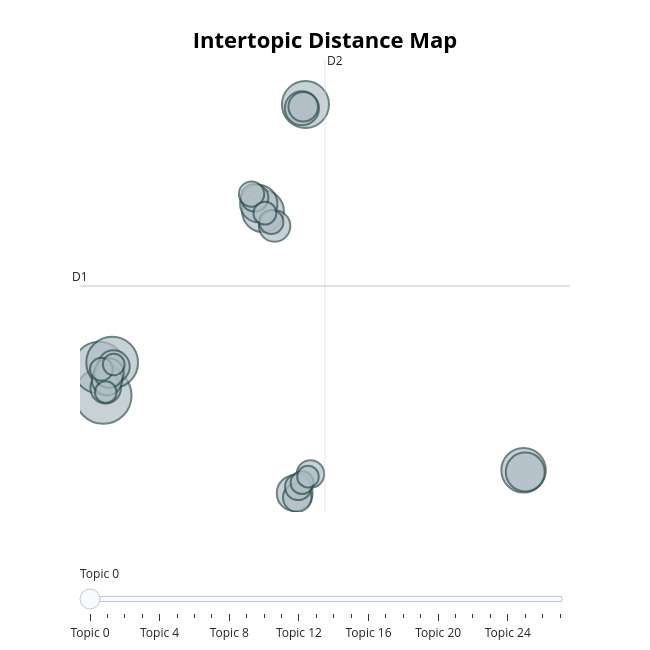

Notebook code for this chart:
### Markdown cell above
## 12. Interaktive BERTopic-Visualisierungen

Die folgenden Visualisierungen sind besonders nützlich:
- **Topic map**: räumliche Nähe zwischen Topics
- **Barchart**: wichtigste Wörter pro Topic
- **Hierarchy**: Themen-Hierarchie
- **Heatmap**: Ähnlichkeit zwischen Topics

In Jupyter werden sie interaktiv angezeigt. Zusätzlich speichern wir sie als HTML.

### Code cell
fig_topics = topic_model.visualize_topics()
fig_topics

### Figure 1 — Plotly figure (JSON) as saved in the notebook; plotly's stock layout.template omitted (floating-point values rounded to 4 significant figures)
{"data": [{"customdata": [[0, "ualetudo | Tullia | cura ualeo | Situlum | certior facio", 55], [1, "commendatio | amicitia | necessitudo | patronus | maior modus", 46], [2, "consolatio | fortuna | consolor | exitus | leuo", 46], [3, "dies Kalendae | Crassus | reduco | comitia | mandatum", 38], [4, "Brutus Cassius | Buthrotum | Hirtius | Buthrotiae | Tusculanum", 34], [5, "rex | Cilicia | Cappadocia | Parthi | copia", 30], [6, "Uarro | Lucullus | Catulus | describo | librarius", 26], [7, "Dolabella | pax | populus Romanus | ciuitas | Romanus", 24], [8, "Thessalonica | luctus | dies kendae | Epirus | Terentia", 22], [9, "Dolabella | nauis | classis | Asia | Gabinius", 20], [10, "fortuna | publicanus | Asia | natura | memoria", 18], [11, "Silius | uendo | Rhodos | mancipium | Aledius", 17], [12, "Plancus | Atticus | senatus consulto | consulto | depono", 16], [13, "municeps | Dolabella | perpetuus | necessitudo | municipium", 16], [14, "Capua | copia | Domitius | Brundisium | Uettius", 15], [15, "societas | gratulor | actio | orno | socius", 15], [16, "legio | cohors | equitatus | eques | Lepidus", 14], [17, "iudex | clamor | liberi | pax | poema", 13], [18, "medicus | edicto | soror | Scaptius | Lepta", 13], [19, "Scaptius | Milo | Salaminii | Dicaearchus | syngrapha", 12], [20, "kendae Ian | Piraeus | Ian | oppidum | frequens", 11], [21, "Tiro | libertus | Seruius | Ualerius | libertus mitto", 10], [22, "facio Caesar | Marius | Balbus | risus | interpello", 9], [23, "Milus | Clodius | hora | campus | Aulus dies", 9], [24, "commendatio | Mescinius | petitio | probitas | commendatio facio", 9], [25, "turpis | res uerbum | praesum | Dolabella | mulier", 8], [26, "scribendus | adiuro | credo facio | hortus | leuo", 8], [27, "Sicca | gero gero | mysterium | Postumia | res uenio", 8]], "hovertemplate": "<b>Topic %{customdata[0]}</b><br>%{customdata[1]}<br>Size: %{customdata[2]}", "legendgroup": "", "marker": {"color": "#B0BEC5", "line": {"color": "DarkSlateGrey", "width": 2}, "size": [55, 46, 46, 38, 34, 30, 26, 24, 22, 20, 18, 17, 16, 16, 15, 15, 14, 13, 13, 12, 11, 10, 9, 9, 9, 8, 8, 8], "sizemode": "area", "sizeref": 0.03438, "symbol": "circle"}, "mode": "markers", "name": "", "orientation": "v", "showlegend": false, "type": "scatter", "x": [-8.635, -8.921, -8.011, 5.494, 20.74, 2.53, 20.85, 2.232, 4.742, 5.249, -7.915, 3.339, -8.467, -8.37, 5.339, -8.239, 4.925, 1.943, 5.846, 4.99, 1.727, 3.109, 2.662, 5.256, -8.766, 5.672, -7.902, -8.459], "xaxis": "x", "y": [0.3742, 2.212, 2.549, 19.58, -4.564, 12.54, -4.678, 13.04, -6.079, 19.33, 2.283, 11.56, 0.8501, 1.389, 19.42, 1.853, -6.364, 13.42, -4.812, -5.66, 13.67, 11.82, 12.41, -5.381, 2.104, -4.985, 2.417, 0.5922], "yaxis": "y"}], "layout": {"annotations": [{"showarrow": false, "text": "D1", "x": -10.26, "y": 7.599, "yshift": 10}, {"showarrow": false, "text": "D2", "x": 6.861, "xshift": 10, "y": 22.52}], "height": 650, "hoverlabel": {"bgcolor": "white", "font": {"family": "Rockwell", "size": 16}}, "legend": {"itemsizing": "constant", "tracegroupgap": 0}, "margin": {"t": 60}, "shapes": [{"line": {"color": "#CFD8DC", "width": 2}, "type": "line", "x0": 6.861, "x1": 6.861, "y0": -7.318, "y1": 22.52}, {"line": {"color": "#9E9E9E", "width": 2}, "type": "line", "x0": -10.26, "x1": 23.98, "y0": 7.599, "y1": 7.599}], "sliders": [{"active": 0, "pad": {"t": 50}, "steps": [{"args": [{"marker.color": [["red", "#B0BEC5", "#B0BEC5", "#B0BEC5", "#B0BEC5", "#B0BEC5", "#B0BEC5", "#B0BEC5", "#B0BEC5", "#B0BEC5", "#B0BEC5", "#B0BEC5", "#B0BEC5", "#B0BEC5", "#B0BEC5", "#B0BEC5", "#B0BEC5", "#B0BEC5", "#B0BEC5", "#B0BEC5", "#B0BEC5", "#B0BEC5", "#B0BEC5", "#B0BEC5", "#B0BEC5", "#B0BEC5", "#B0BEC5", "#B0BEC5"]]}], "label": "Topic 0", "method": "update"}, {"args": [{"marker.color": [["#B0BEC5", "red", "#B0BEC5", "#B0BEC5", "#B0BEC5", "#B0BEC5", "#B0BEC5", "#B0BEC5", "#B0BEC5", "#B0BEC5", "#B0BEC5", "#B0BEC5", "#B0BEC5", "#B0BEC5", "#B0BEC5", "#B0BEC5", "#B0BEC5", "#B0BEC5", "#B0BEC5", "#B0BEC5", "#B0BEC5", "#B0BEC5", "#B0BEC5", "#B0BEC5", "#B0BEC5", "#B0BEC5", "#B0BEC5", "#B0BEC5"]]}], "label": "Topic 1", "method": "update"}, {"args": [{"marker.color": [["#B0BEC5", "#B0BEC5", "red", "#B0BEC5", "#B0BEC5", "#B0BEC5", "#B0BEC5", "#B0BEC5", "#B0BEC5", "#B0BEC5", "#B0BEC5", "#B0BEC5", "#B0BEC5", "#B0BEC5", "#B0BEC5", "#B0BEC5", "#B0BEC5", "#B0BEC5", "#B0BEC5", "#B0BEC5", "#B0BEC5", "#B0BEC5", "#B0BEC5", "#B0BEC5", "#B0BEC5", "#B0BEC5", "#B0BEC5", "#B0BEC5"]]}], "label": "Topic 2", "method": "update"}, {"args": [{"marker.color": [["#B0BEC5", "#B0BEC5", "#B0BEC5", "red", "#B0BEC5", "#B0BEC5", "#B0BEC5", "#B0BEC5", "#B0BEC5", "#B0BEC5", "#B0BEC5", "#B0BEC5", "#B0BEC5", "#B0BEC5", "#B0BEC5", "#B0BEC5", "#B0BEC5", "#B0BEC5", "#B0BEC5", "#B0BEC5", "#B0BEC5", "#B0BEC5", "#B0BEC5", "#B0BEC5", "#B0BEC5", "#B0BEC5", "#B0BEC5", "#B0BEC5"]]}], "label": "Topic 3", "method": "update"}, {"args": [{"marker.color": [["#B0BEC5", "#B0BEC5", "#B0BEC5", "#B0BEC5", "red", "#B0BEC5", "#B0BEC5", "#B0BEC5", "#B0BEC5", "#B0BEC5", "#B0BEC5", "#B0BEC5", "#B0BEC5", "#B0BEC5", "#B0BEC5", "#B0BEC5", "#B0BEC5", "#B0BEC5", "#B0BEC5", "#B0BEC5", "#B0BEC5", "#B0BEC5", "#B0BEC5", "#B0BEC5", "#B0BEC5", "#B0BEC5", "#B0BEC5", "#B0BEC5"]]}], "label": "Topic 4", "method": "update"}, {"args": [{"marker.color": [["#B0BEC5", "#B0BEC5", "#B0BEC5", "#B0BEC5", "#B0BEC5", "red", "#B0BEC5", "#B0BEC5", "#B0BEC5", "#B0BEC5", "#B0BEC5", "#B0BEC5", "#B0BEC5", "#B0BEC5", "#B0BEC5", "#B0BEC5", "#B0BEC5", "#B0BEC5", "#B0BEC5", "#B0BEC5", "#B0BEC5", "#B0BEC5", "#B0BEC5", "#B0BEC5", "#B0BEC5", "#B0BEC5", "#B0BEC5", "#B0BEC5"]]}], "label": "Topic 5", "method": "update"}, {"args": [{"marker.color": [["#B0BEC5", "#B0BEC5", "#B0BEC5", "#B0BEC5", "#B0BEC5", "#B0BEC5", "red", "#B0BEC5", "#B0BEC5", "#B0BEC5", "#B0BEC5", "#B0BEC5", "#B0BEC5", "#B0BEC5", "#B0BEC5", "#B0BEC5", "#B0BEC5", "#B0BEC5", "#B0BEC5", "#B0BEC5", "#B0BEC5", "#B0BEC5", "#B0BEC5", "#B0BEC5", "#B0BEC5", "#B0BEC5", "#B0BEC5", "#B0BEC5"]]}], "label": "Topic 6", "method": "update"}, {"args": [{"marker.color": [["#B0BEC5", "#B0BEC5", "#B0BEC5", "#B0BEC5", "#B0BEC5", "#B0BEC5", "#B0BEC5", "red", "#B0BEC5", "#B0BEC5", "#B0BEC5", "#B0BEC5", "#B0BEC5", "#B0BEC5", "#B0BEC5", "#B0BEC5", "#B0BEC5", "#B0BEC5", "#B0BEC5", "#B0BEC5", "#B0BEC5", "#B0BEC5", "#B0BEC5", "#B0BEC5", "#B0BEC5", "#B0BEC5", "#B0BEC5", "#B0BEC5"]]}], "label": "Topic 7", "method": "update"}, {"args": [{"marker.color": [["#B0BEC5", "#B0BEC5", "#B0BEC5", "#B0BEC5", "#B0BEC5", "#B0BEC5", "#B0BEC5", "#B0BEC5", "red", "#B0BEC5", "#B0BEC5", "#B0BEC5", "#B0BEC5", "#B0BEC5", "#B0BEC5", "#B0BEC5", "#B0BEC5", "#B0BEC5", "#B0BEC5", "#B0BEC5", "#B0BEC5", "#B0BEC5", "#B0BEC5", "#B0BEC5", "#B0BEC5", "#B0BEC5", "#B0BEC5", "#B0BEC5"]]}], "label": "Topic 8", "method": "update"}, {"args": [{"marker.color": [["#B0BEC5", "#B0BEC5", "#B0BEC5", "#B0BEC5", "#B0BEC5", "#B0BEC5", "#B0BEC5", "#B0BEC5", "#B0BEC5", "red", "#B0BEC5", "#B0BEC5", "#B0BEC5", "#B0BEC5", "#B0BEC5", "#B0BEC5", "#B0BEC5", "#B0BEC5", "#B0BEC5", "#B0BEC5", "#B0BEC5", "#B0BEC5", "#B0BEC5", "#B0BEC5", "#B0BEC5", "#B0BEC5", "#B0BEC5", "#B0BEC5"]]}], "label": "Topic 9", "method": "update"}, {"args": [{"marker.color": [["#B0BEC5", "#B0BEC5", "#B0BEC5", "#B0BEC5", "#B0BEC5", "#B0BEC5", "#B0BEC5", "#B0BEC5", "#B0BEC5", "#B0BEC5", "red", "#B0BEC5", "#B0BEC5", "#B0BEC5", "#B0BEC5", "#B0BEC5", "#B0BEC5", "#B0BEC5", "#B0BEC5", "#B0BEC5", "#B0BEC5", "#B0BEC5", "#B0BEC5", "#B0BEC5", "#B0BEC5", "#B0BEC5", "#B0BEC5", "#B0BEC5"]]}], "label": "Topic 10", "method": "update"}, {"args": [{"marker.color": [["#B0BEC5", "#B0BEC5", "#B0BEC5", "#B0BEC5", "#B0BEC5", "#B0BEC5", "#B0BEC5", "#B0BEC5", "#B0BEC5", "#B0BEC5", "#B0BEC5", "red", "#B0BEC5", "#B0BEC5", "#B0BEC5", "#B0BEC5", "#B0BEC5", "#B0BEC5", "#B0BEC5", "#B0BEC5", "#B0BEC5", "#B0BEC5", "#B0BEC5", "#B0BEC5", "#B0BEC5", "#B0BEC5", "#B0BEC5", "#B0BEC5"]]}], "label": "Topic 11", "method": "update"}, {"args": [{"marker.color": [["#B0BEC5", "#B0BEC5", "#B0BEC5", "#B0BEC5", "#B0BEC5", "#B0BEC5", "#B0BEC5", "#B0BEC5", "#B0BEC5", "#B0BEC5", "#B0BEC5", "#B0BEC5", "red", "#B0BEC5", "#B0BEC5", "#B0BEC5", "#B0BEC5", "#B0BEC5", "#B0BEC5", "#B0BEC5", "#B0BEC5", "#B0BEC5", "#B0BEC5", "#B0BEC5", "#B0BEC5", "#B0BEC5", "#B0BEC5", "#B0BEC5"]]}], "label": "Topic 12", "method": "update"}, {"args": [{"marker.color": [["#B0BEC5", "#B0BEC5", "#B0BEC5", "#B0BEC5", "#B0BEC5", "#B0BEC5", "#B0BEC5", "#B0BEC5", "#B0BEC5", "#B0BEC5", "#B0BEC5", "#B0BEC5", "#B0BEC5", "red", "#B0BEC5", "#B0BEC5", "#B0BEC5", "#B0BEC5", "#B0BEC5", "#B0BEC5", "#B0BEC5", "#B0BEC5", "#B0BEC5", "#B0BEC5", "#B0BEC5", "#B0BEC5", "#B0BEC5", "#B0BEC5"]]}], "label": "Topic 13", "method": "update"}, {"args": [{"marker.color": [["#B0BEC5", "#B0BEC5", "#B0BEC5", "#B0BEC5", "#B0BEC5", "#B0BEC5", "#B0BEC5", "#B0BEC5", "#B0BEC5", "#B0BEC5", "#B0BEC5", "#B0BEC5", "#B0BEC5", "#B0BEC5", "red", "#B0BEC5", "#B0BEC5", "#B0BEC5", "#B0BEC5", "#B0BEC5", "#B0BEC5", "#B0BEC5", "#B0BEC5", "#B0BEC5", "#B0BEC5", "#B0BEC5", "#B0BEC5", "#B0BEC5"]]}], "label": "Topic 14", "method": "update"}, {"args": [{"marker.color": [["#B0BEC5", "#B0BEC5", "#B0BEC5", "#B0BEC5", "#B0BEC5", "#B0BEC5", "#B0BEC5", "#B0BEC5", "#B0BEC5", "#B0BEC5", "#B0BEC5", "#B0BEC5", "#B0BEC5", "#B0BEC5", "#B0BEC5", "red", "#B0BEC5", "#B0BEC5", "#B0BEC5", "#B0BEC5", "#B0BEC5", "#B0BEC5", "#B0BEC5", "#B0BEC5", "#B0BEC5", "#B0BEC5", "#B0BEC5", "#B0BEC5"]]}], "label": "Topic 15", "method": "update"}, {"args": [{"marker.color": [["#B0BEC5", "#B0BEC5", "#B0BEC5", "#B0BEC5", "#B0BEC5", "#B0BEC5", "#B0BEC5", "#B0BEC5", "#B0BEC5", "#B0BEC5", "#B0BEC5", "#B0BEC5", "#B0BEC5", "#B0BEC5", "#B0BEC5", "#B0BEC5", "red", "#B0BEC5", "#B0BEC5", "#B0BEC5", "#B0BEC5", "#B0BEC5", "#B0BEC5", "#B0BEC5", "#B0BEC5", "#B0BEC5", "#B0BEC5", "#B0BEC5"]]}], "label": "Topic 16", "method": "update"}, {"args": [{"marker.color": [["#B0BEC5", "#B0BEC5", "#B0BEC5", "#B0BEC5", "#B0BEC5", "#B0BEC5", "#B0BEC5", "#B0BEC5", "#B0BEC5", "#B0BEC5", "#B0BEC5", "#B0BEC5", "#B0BEC5", "#B0BEC5", "#B0BEC5", "#B0BEC5", "#B0BEC5", "red", "#B0BEC5", "#B0BEC5", "#B0BEC5", "#B0BEC5", "#B0BEC5", "#B0BEC5", "#B0BEC5", "#B0BEC5", "#B0BEC5", "#B0BEC5"]]}], "label": "Topic 17", "method": "update"}, {"args": [{"marker.color": [["#B0BEC5", "#B0BEC5", "#B0BEC5", "#B0BEC5", "#B0BEC5", "#B0BEC5", "#B0BEC5", "#B0BEC5", "#B0BEC5", "#B0BEC5", "#B0BEC5", "#B0BEC5", "#B0BEC5", "#B0BEC5", "#B0BEC5", "#B0BEC5", "#B0BEC5", "#B0BEC5", "red", "#B0BEC5", "#B0BEC5", "#B0BEC5", "#B0BEC5", "#B0BEC5", "#B0BEC5", "#B0BEC5", "#B0BEC5", "#B0BEC5"]]}], "label": "Topic 18", "method": "update"}, {"args": [{"marker.color": [["#B0BEC5", "#B0BEC5", "#B0BEC5", "#B0BEC5", "#B0BEC5", "#B0BEC5", "#B0BEC5", "#B0BEC5", "#B0BEC5", "#B0BEC5", "#B0BEC5", "#B0BEC5", "#B0BEC5", "#B0BEC5", "#B0BEC5", "#B0BEC5", "#B0BEC5", "#B0BEC5", "#B0BEC5", "red", "#B0BEC5", "#B0BEC5", "#B0BEC5", "#B0BEC5", "#B0BEC5", "#B0BEC5", "#B0BEC5", "#B0BEC5"]]}], "label": "Topic 19", "method": "update"}, {"args": [{"marker.color": [["#B0BEC5", "#B0BEC5", "#B0BEC5", "#B0BEC5", "#B0BEC5", "#B0BEC5", "#B0BEC5", "#B0BEC5", "#B0BEC5", "#B0BEC5", "#B0BEC5", "#B0BEC5", "#B0BEC5", "#B0BEC5", "#B0BEC5", "#B0BEC5", "#B0BEC5", "#B0BEC5", "#B0BEC5", "#B0BEC5", "red", "#B0BEC5", "#B0BEC5", "#B0BEC5", "#B0BEC5", "#B0BEC5", "#B0BEC5", "#B0BEC5"]]}], "label": "Topic 20", "method": "update"}, {"args": [{"marker.color": [["#B0BEC5", "#B0BEC5", "#B0BEC5", "#B0BEC5", "#B0BEC5", "#B0BEC5", "#B0BEC5", "#B0BEC5", "#B0BEC5", "#B0BEC5", "#B0BEC5", "#B0BEC5", "#B0BEC5", "#B0BEC5", "#B0BEC5", "#B0BEC5", "#B0BEC5", "#B0BEC5", "#B0BEC5", "#B0BEC5", "#B0BEC5", "red", "#B0BEC5", "#B0BEC5", "#B0BEC5", "#B0BEC5", "#B0BEC5", "#B0BEC5"]]}], "label": "Topic 21", "method": "update"}, {"args": [{"marker.color": [["#B0BEC5", "#B0BEC5", "#B0BEC5", "#B0BEC5", "#B0BEC5", "#B0BEC5", "#B0BEC5", "#B0BEC5", "#B0BEC5", "#B0BEC5", "#B0BEC5", "#B0BEC5", "#B0BEC5", "#B0BEC5", "#B0BEC5", "#B0BEC5", "#B0BEC5", "#B0BEC5", "#B0BEC5", "#B0BEC5", "#B0BEC5", "#B0BEC5", "red", "#B0BEC5", "#B0BEC5", "#B0BEC5", "#B0BEC5", "#B0BEC5"]]}], "label": "Topic 22", "method": "update"}, {"args": [{"marker.color": [["#B0BEC5", "#B0BEC5", "#B0BEC5", "#B0BEC5", "#B0BEC5", "#B0BEC5", "#B0BEC5", "#B0BEC5", "#B0BEC5", "#B0BEC5", "#B0BEC5", "#B0BEC5", "#B0BEC5", "#B0BEC5", "#B0BEC5", "#B0BEC5", "#B0BEC5", "#B0BEC5", "#B0BEC5", "#B0BEC5", "#B0BEC5", "#B0BEC5", "#B0BEC5", "red", "#B0BEC5", "#B0BEC5", "#B0BEC5", "#B0BEC5"]]}], "label": "Topic 23", "method": "update"}, {"args": [{"marker.color": [["#B0BEC5", "#B0BEC5", "#B0BEC5", "#B0BEC5", "#B0BEC5", "#B0BEC5", "#B0BEC5", "#B0BEC5", "#B0BEC5", "#B0BEC5", "#B0BEC5", "#B0BEC5", "#B0BEC5", "#B0BEC5", "#B0BEC5", "#B0BEC5", "#B0BEC5", "#B0BEC5", "#B0BEC5", "#B0BEC5", "#B0BEC5", "#B0BEC5", "#B0BEC5", "#B0BEC5", "red", "#B0BEC5", "#B0BEC5", "#B0BEC5"]]}], "label": "Topic 24", "method": "update"}, {"args": [{"marker.color": [["#B0BEC5", "#B0BEC5", "#B0BEC5", "#B0BEC5", "#B0BEC5", "#B0BEC5", "#B0BEC5", "#B0BEC5", "#B0BEC5", "#B0BEC5", "#B0BEC5", "#B0BEC5", "#B0BEC5", "#B0BEC5", "#B0BEC5", "#B0BEC5", "#B0BEC5", "#B0BEC5", "#B0BEC5", "#B0BEC5", "#B0BEC5", "#B0BEC5", "#B0BEC5", "#B0BEC5", "#B0BEC5", "red", "#B0BEC5", "#B0BEC5"]]}], "label": "Topic 25", "method": "update"}, {"args": [{"marker.color": [["#B0BEC5", "#B0BEC5", "#B0BEC5", "#B0BEC5", "#B0BEC5", "#B0BEC5", "#B0BEC5", "#B0BEC5", "#B0BEC5", "#B0BEC5", "#B0BEC5", "#B0BEC5", "#B0BEC5", "#B0BEC5", "#B0BEC5", "#B0BEC5", "#B0BEC5", "#B0BEC5", "#B0BEC5", "#B0BEC5", "#B0BEC5", "#B0BEC5", "#B0BEC5", "#B0BEC5", "#B0BEC5", "#B0BEC5", "red", "#B0BEC5"]]}], "label": "Topic 26", "method": "update"}, {"args": [{"marker.color": [["#B0BEC5", "#B0BEC5", "#B0BEC5", "#B0BEC5", "#B0BEC5", "#B0BEC5", "#B0BEC5", "#B0BEC5", "#B0BEC5", "#B0BEC5", "#B0BEC5", "#B0BEC5", "#B0BEC5", "#B0BEC5", "#B0BEC5", "#B0BEC5", "#B0BEC5", "#B0BEC5", "#B0BEC5", "#B0BEC5", "#B0BEC5", "#B0BEC5", "#B0BEC5", "#B0BEC5", "#B0BEC5", "#B0BEC5", "#B0BEC5", "red"]]}], "label": "Topic 27", "method": "update"}]}], "title": {"font": {"color": "Black", "size": 22}, "text": "<b>Intertopic Distance Map</b>", "x": 0.5, "xanchor": "center", "y": 0.95, "yanchor": "top"}, "width": 650, "xaxis": {"anchor": "y", "domain": [0, 1], "range": [-10.26, 23.98], "title": {"text": ""}, "visible": false}, "yaxis": {"anchor": "x", "domain": [0, 1], "range": [-7.318, 22.52], "title": {"text": ""}, "visible": false}}}
